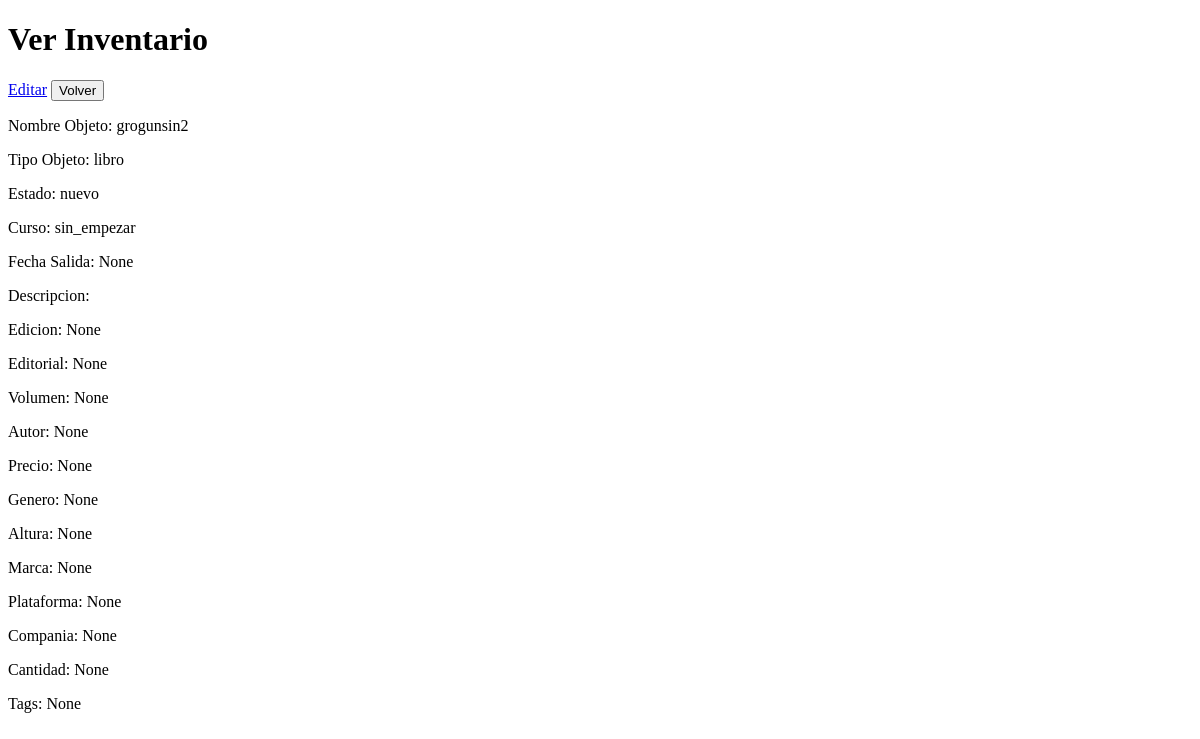
Before: /ver_inventario/5 with the older database file.
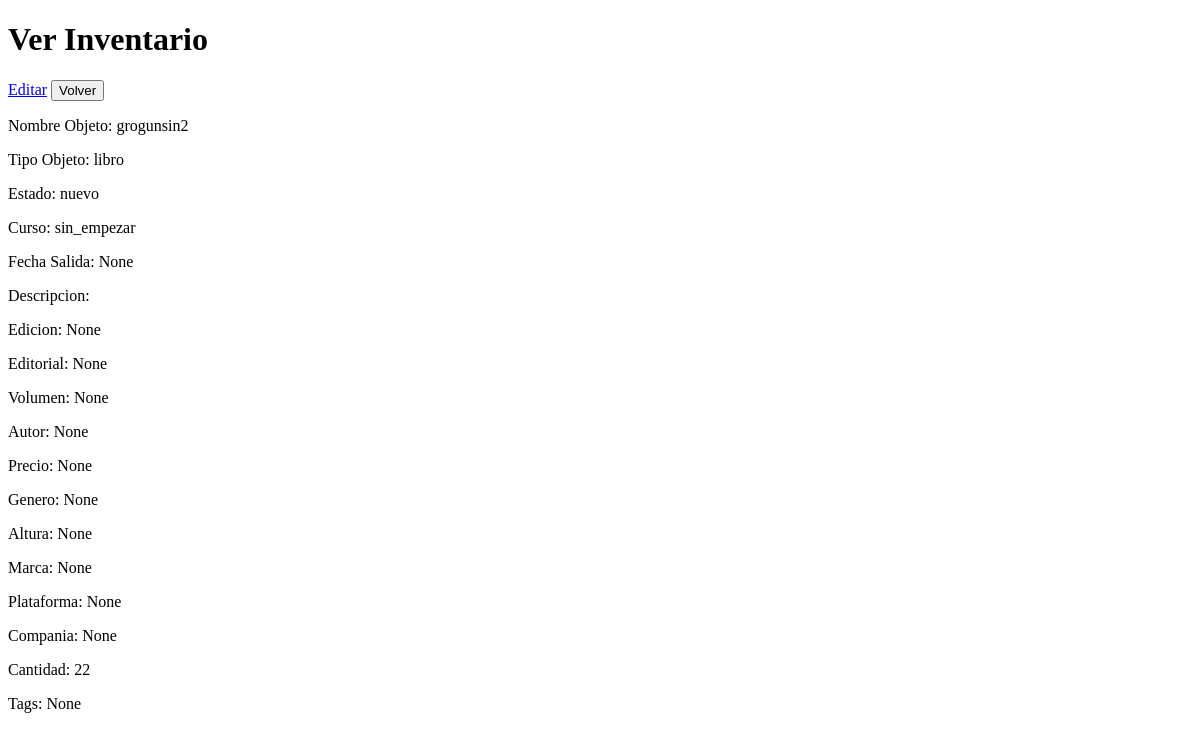
After: the same page with the newer database file.
### geekapp/models.py (models this page shows, shortened)
class Inventario(models.Model):
    ESTADO_CHOICES = [
        ('nuevo', 'Nuevo'),
        ('bueno', 'Bueno'),
        ('malo', 'Malo'),
    ]
    CURSO_CHOICES = [
        ('sin_empezar', 'Sin empezar'),
        ('empezado', 'Empezado'),
        ('terminado', 'Terminado'),
    ]
    TIPO_CHOICES = [
        ('libro', 'Libro'),
        ('revista', 'Revista'),
        ('cancion', 'Cancion'),
        ('pelicula', 'Pelicula'),
        ('musica', 'Musica'),
        ('otro', 'Otro'),
    ]
    nombre_objeto = models.CharField(max_length=100)
    estado = models.CharField(
        max_length=12,
        choices=ESTADO_CHOICES,
        default='nuevo'
    )
    curso = models.CharField(
        max_length=12,
        choices=CURSO_CHOICES,
        default='sin_empezar'
    )
    tipo_objeto =models.CharField(
        max_length=12,
        choices=TIPO_CHOICES,
        default='libro'
    )
    fecha_salida = models.DateField(null=True, blank=True)
    tags = models.CharField(max_length=100, null=True, blank=True)
    descripcion = models.TextField(null=True, blank=True)
    foto = models.CharField(max_length=200, null=True, blank=True)
    edicion = models.CharField(max_length=100, null=True, blank=True)
    editorial = models.CharField(max_length=100, null=True, blank=True)
    volumen = models.IntegerField(null=True, blank=True)
    autor = models.CharField(max_length=100, null=True, blank=True)
    genero = models.CharField(max_length=100, null=True, blank=True)
    altura = models.IntegerField(null=True, blank=True)
    marca = models.CharField(max_length=100, null=True, blank=True)
    plataforma = models.CharField(max_length=100, null=True, blank=True)
    compania = models.CharField(max_length=100, null=True, blank=True)
    precio = models.DecimalField(max_digits=10, decimal_places=2, null=True, blank=True)
    cantidad = models.IntegerField(null=True, blank=True)
    usuario = models.ForeignKey(settings.AUTH_USER_MODEL, on_delete=models.CASCADE)

### geekapp/views.py (the view)
# urls.py: path('ver_inventario/<int:id>', ver_inventario, name='ver_inventario'),
def ver_inventario(request, id):
    inventario = Inventario.objects.get(id=id)
    return render(request, 'ver_inventario.html', {'inventario': inventario})

### geekapp/templates/ver_inventario.html (shortened to what this page needs)
<!DOCTYPE html>
<html lang="en">
<head>
</head>
<body>
    <h1>Ver Inventario</h1>
    <a href="{% url 'editar_inventario' inventario.id %}">Editar</a>
    <a href="{% url 'inventario' %}"><input type="submit" value="Volver"></a>
    <p>Nombre Objeto: {{ inventario.nombre_objeto }}</p>
    <p>Tipo Objeto: {{ inventario.tipo_objeto }}</p>
    <p>Estado: {{ inventario.estado }}</p>
    <p>Curso: {{ inventario.curso }}</p>
    <p>Fecha Salida: {{ inventario.fecha_salida }}</p>
    <p>Descripcion: {{ inventario.descripcion }}</p>
    <p>Edicion: {{ inventario.edicion }}</p>
    <p>Editorial: {{ inventario.editorial }}</p>
    <p>Volumen: {{ inventario.volumen }}</p>
    <p>Autor: {{ inventario.autor }}</p>
    <p>Precio: {{ inventario.precio }}</p>
    <p>Genero: {{ inventario.genero }}</p>
    <p>Altura: {{ inventario.altura }}</p>
    <p>Marca: {{ inventario.marca }}</p>
    <p>Plataforma: {{ inventario.plataforma }}</p>
    <p>Compania: {{ inventario.compania }}</p>
    <p>Cantidad: {{ inventario.cantidad }}</p>
    <p>Tags: {{ inventario.tags }}</p>
</body>
</html>

Changed rows visible on the page:
changed Inventario "grogunsin2": cantidad "None" → "22"
